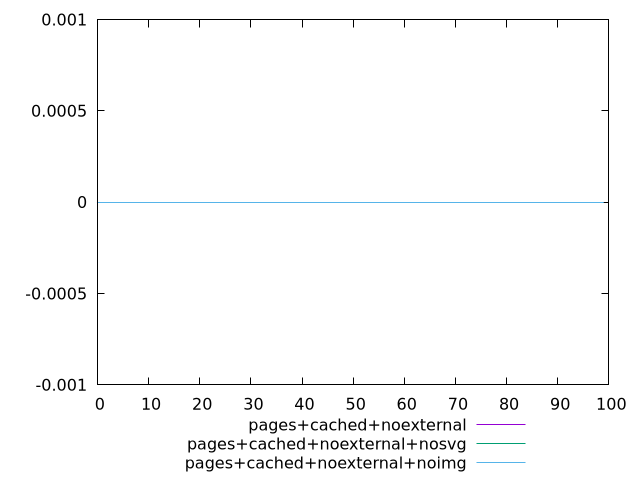

The gnuplot source for this figure:
$_pagesCachedNoexternal <<EOF
0
0
0
0
0
0
0
0
0
0
0
0
0
0
0
0
0
0
0
0
0
0
0
0
0
0
0
0
0
0
0
0
0
0
0
0
0
0
0
0
0
0
0
0
0
0
0
0
0
0
0
0
0
0
0
0
0
0
0
0
0
0
0
0
0
0
0
0
0
0
0
0
0
0
0
0
0
0
0
0
0
0
0
0
0
0
0
0
0
0
0
0
0
0
0
0
0
0
0
0
EOF
$_pagesCachedNoexternalNosvg <<EOF
0
0
0
0
0
0
0
0
0
0
0
0
0
0
0
0
0
0
0
0
0
0
0
0
0
0
0
0
0
0
0
0
0
0
0
0
0
0
0
0
0
0
0
0
0
0
0
0
0
0
0
0
0
0
0
0
0
0
0
0
0
0
0
0
0
0
0
0
0
0
0
0
0
0
0
0
0
0
0
0
0
0
0
0
0
0
0
0
0
0
0
0
0
0
0
0
0
0
0
0
EOF
$_pagesCachedNoexternalNoimg <<EOF
0
0
0
0
0
0
0
0
0
0
0
0
0
0
0
0
0
0
0
0
0
0
0
0
0
0
0
0
0
0
0
0
0
0
0
0
0
0
0
0
0
0
0
0
0
0
0
0
0
0
0
0
0
0
0
0
0
0
0
0
0
0
0
0
0
0
0
0
0
0
0
0
0
0
0
0
0
0
0
0
0
0
0
0
0
0
0
0
0
0
0
0
0
0
0
0
0
0
0
0
EOF
set key outside below
set terminal pngcairo
set output "report_00004_2020-11-02T20-21-41.718Z/unsized-images/unsized-images_pages+cached+noexternal_pages+cached+noexternal+nosvg_pages+cached+noexternal+noimg.png"
set yrange [-0.001:0.001]
plot $_pagesCachedNoexternal title "pages+cached+noexternal" with line ,$_pagesCachedNoexternalNosvg title "pages+cached+noexternal+nosvg" with line ,$_pagesCachedNoexternalNoimg title "pages+cached+noexternal+noimg" with line ,
